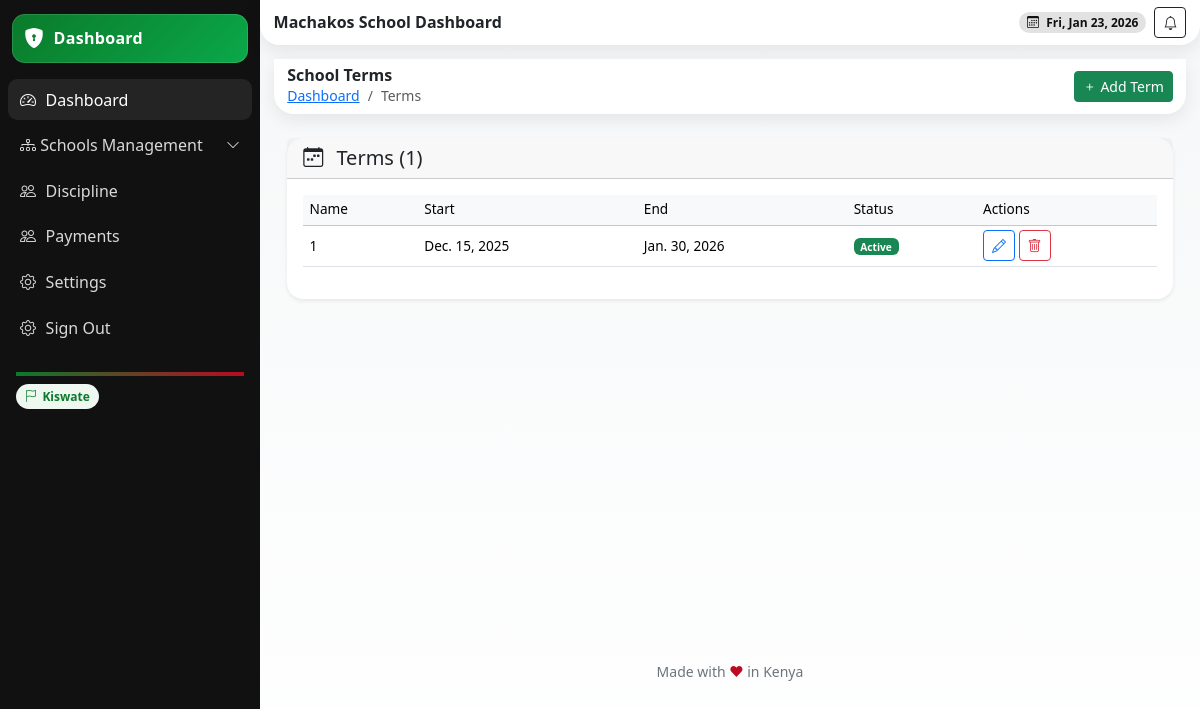
Before: /terms/ (signed in) with the older database file.
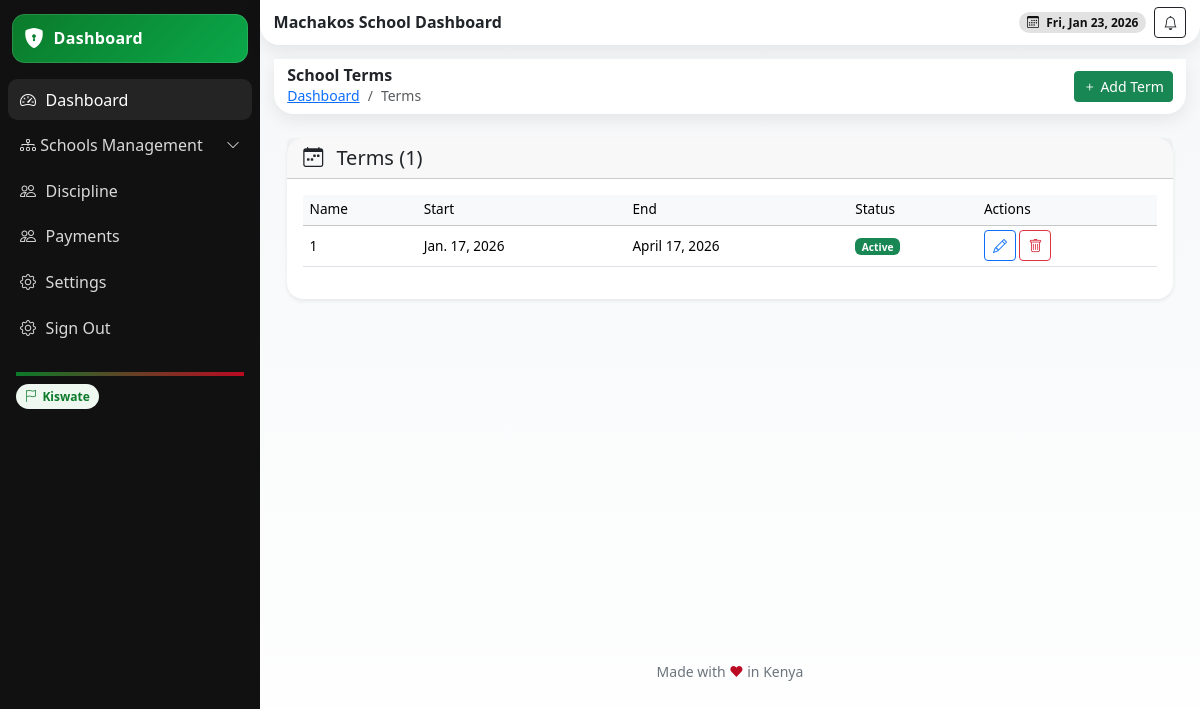
After: the same page with the newer database file.
### school/models.py (models this page shows, shortened)
class Term(models.Model):
    year = models.ForeignKey(AcademicYear, on_delete=models.CASCADE, blank=True, null=True, related_name='terms')
    school = models.ForeignKey('School', on_delete=models.CASCADE, related_name='terms')
    name = models.CharField(max_length=80)
    start_date = models.DateField()
    end_date = models.DateField()
    is_active = models.BooleanField(default=False)
    class Meta:
        unique_together = ('school', 'name')
    class Meta:
        ordering = ['-start_date']

### school/views.py (the view)
# urls.py: path("terms/", views.term_list, name="term-list"),
def term_list(request):
    try:
        school = request.user.school_admin_profile
    except AttributeError as e:
        logger.warning(f"Permission denied for user {request.user.email}: {e}")
        messages.error(request, f"You do not have permission to access this page. (User: {request.user.email})")
        return redirect('school:dashboard')
    terms = Term.objects.filter(school=school)
    form = TermForm()
    return render(request, "school/terms.html", {"school": school, "terms": terms, "form": form})

### templates/school/terms.html (shortened to what this page needs)
{% extends 'school/base.html' %}
{% block content %}
<header class="header d-flex align-items-center justify-content-between">
  <div class="d-flex align-items-center gap-2">
    <div>
      <h6 class="m-0 fw-bold">School Terms</h6>
      <nav aria-label="breadcrumb" class="small">
        <ol class="breadcrumb mb-0">
          <li class="breadcrumb-item"><a href="{% url 'school:dashboard' %}">Dashboard</a></li>
          <li class="breadcrumb-item active" aria-current="page">Terms</li>
        </ol>
      </nav>
    </div>
  </div>
  <div>
    <button class="btn btn-sm btn-success"
            data-bs-toggle="modal"
            data-bs-target="#termModal"
            data-mode="create">
      <i class="bi bi-plus"></i> Add Term
    </button>
  </div>
</header>
<section class="content container-fluid py-4">
  <div class="card shadow-sm border-0 rounded-4">
    <div class="card-header d-flex justify-content-between align-items-center">
      <h5 class="mb-0"><i class="bi bi-calendar-week me-2"></i> Terms ({{ terms.count }})</h5>
    </div>
    <div class="card-body">
      <div class="table-responsive">
        <table class="table table-hover align-middle">
          <thead class="table-light">
            <tr>
              <th>Name</th>
              <th>Start</th>
              <th>End</th>
              <th>Status</th>
              <th>Actions</th>
            </tr>
          </thead>
          <tbody>
            {% for term in terms %}
            <tr>
              <td>{{ term.name }}</td>
              <td>{{ term.start_date }}</td>
              <td>{{ term.end_date }}</td>
              <td>
                {% if term.is_active %}
                  <span class="badge bg-success">Active</span>
                {% else %}
                  <span class="badge bg-secondary">Inactive</span>
                {% endif %}
              </td>
              <td>
                <button class="btn btn-sm btn-outline-primary"
                        data-bs-toggle="modal"
                        data-bs-target="#termModal"
                        data-mode="edit"
                        data-id="{{ term.id }}"
                        data-name="{{ term.name }}"
                        data-start="{{ term.start_date }}"
                        data-end="{{ term.end_date }}"
                        data-active="{{ term.is_active }}">
                  <i class="bi bi-pencil"></i>
                </button>
                <button class="btn btn-sm btn-outline-danger"
                        data-bs-toggle="modal"
                        data-bs-target="#deleteModal"
                        data-id="{{ term.id }}"
                        data-name="{{ term.name }}">
                  <i class="bi bi-trash"></i>
                </button>
              </td>
            </tr>
            {% empty %}
            <tr>
              <td colspan="5" class="text-center text-muted py-4">No terms found.</td>
            </tr>
            {% endfor %}
          </tbody>
        </table>
      </div>
    </div>
  </div>
</section>
{% endblock %}

Changed rows visible on the page:
changed Term: start_date "Dec. 15, 2025" → "Jan. 17, 2026"; end_date "Jan. 30, 2026" → "April 17, 2026"
